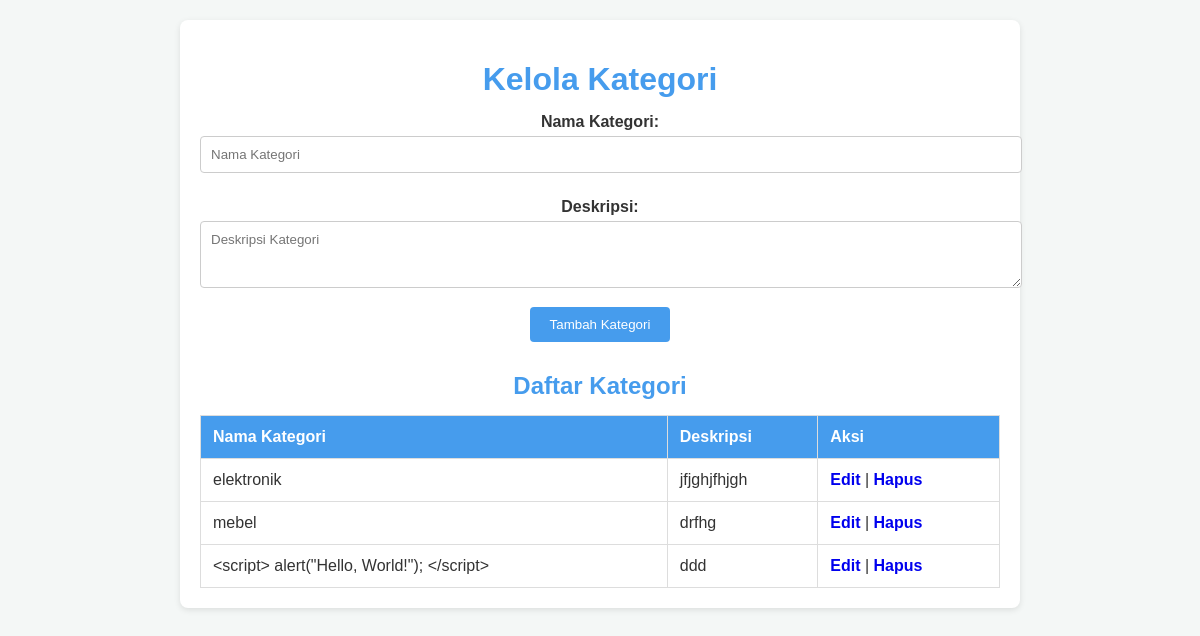
The page /kategori.php on the database its author committed.
### tables this page shows
CREATE TABLE `categories` (
  `id` int(11) NOT NULL,
  `name` varchar(100) NOT NULL,
  `description` text DEFAULT NULL
);

### kategori.php (the view, shortened to what this page needs)
<?php
include "config.php";
$theme = isset($_SESSION['theme']) ? $_SESSION['theme'] : 'light';
$sql_categories = "SELECT * FROM categories";
$result_categories = $conn->query($sql_categories);
?>
<!DOCTYPE html>
<html lang="id">
<head>
</head>
<body class="<?php echo $theme; ?>">
  <div class="container">
    <h1>Kelola Kategori</h1>
    <form method="post">
      <label for="name">Nama Kategori:</label>
      <input type="text" name="name" placeholder="Nama Kategori" required>
      <label for="description">Deskripsi:</label>
      <textarea name="description" placeholder="Deskripsi Kategori" rows="3" required></textarea>
      <button type="submit">Tambah Kategori</button>
    </form>
    <h2>Daftar Kategori</h2>
    <table>
      <tr>
        <th>Nama Kategori</th>
        <th>Deskripsi</th>
        <th>Aksi</th>
      </tr>
      <?php if ($result_categories && $result_categories->num_rows > 0): ?>
        <?php while ($row = $result_categories->fetch_assoc()): ?>
          <tr>
            <td><?php echo htmlspecialchars($row['name']); ?></td>
            <td><?php echo htmlspecialchars($row['description']); ?></td>
            <td>
              <a href="edit_category.php?id=<?php echo $row['id']; ?>">Edit</a> |
              <a href="?delete_id=<?php echo $row['id']; ?>" onclick="return confirm('Apakah Anda yakin ingin menghapus kategori ini?');">Hapus</a>
            </td>
          </tr>
        <?php endwhile; ?>
      <?php else: ?>
        <tr><td colspan="3" style="text-align:center;">Tidak ada kategori</td></tr>
      <?php endif; ?>
    </table>
  </div>
</body>
</html>

### kategori.php (style rules this page uses)
body.light { background: #f4f7f6; color: #333; }
body.light .container { background: #fff; }
body.light h1, body.light h2 { color: #469ced; }
body.light form button, body.light table th { background: #469ced; color: #fff; }
body, input, button, textarea, table { font-family: Arial, sans-serif; }
.container { max-width: 800px; margin: 20px auto; padding: 20px; border-radius: 8px; box-shadow: 0 2px 6px rgba(0,0,0,0.1); }
h1, h2 { text-align: center; margin-bottom: 15px; }
form { text-align: center; margin-bottom: 30px; }
form label { font-weight: bold; display: block; margin: 10px 0 5px; }
form input[type="text"], form textarea { width: 100%; padding: 10px; border: 1px solid #ccc; border-radius: 4px; margin-bottom: 15px; }
form button { padding: 10px 20px; border: none; border-radius: 4px; cursor: pointer; transition: background 0.3s ease; }
table { width: 100%; border-collapse: collapse; margin-top: 10px; }
table th, table td { padding: 12px; border: 1px solid #ddd; }
table th { text-align: left; }
table a { text-decoration: none; font-weight: bold; }

### rows shown on the page
categories: name "elektronik", description "jfjghjfhjgh"
categories: name "mebel", description "drfhg"
categories: name "<script> alert(\"Hello, World!\"); </script>", description "ddd"
